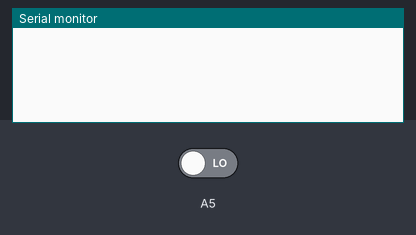
A sketch run on a simulated Arduino Uno, built with avr-gcc and run on an emulated ATmega328P. On the bench: the last lines printed to the serial monitor. Inputs (shaded band) come from the test bench; at power-on: A5 LOW.

Above: at 1.2 s.
1.3 s: A5 driven HIGH
At 1.51 s:
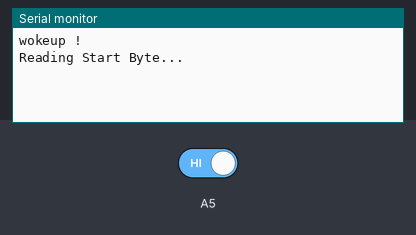
At 2.7 s:
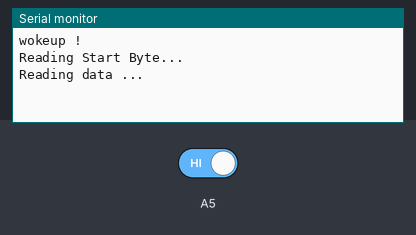

Measured:
- after the input at 1.3 s, the serial monitor: prints a new line at once (image 1)

The sketch:

Reciever.ino
```cpp
#include "Laser_Rx.h"

char data_buff[20];

void setup() {
  Serial.begin(9600);
}

void loop() {
  if(digitalRead(A5)==HIGH){
    Serial.println("wokeup !\n");
    delay(SPEED + (SPEED/4)); // delay to read in the middle of the pulse
    int byteNumber = readStartByte();
    readData(byteNumber);
    Serial.println(data_buff);
    flushBuffer();
  }

}
```

Laser_Rx.cpp
```cpp
#include "Laser_Rx.h"

extern char data_buff[20];

int readStartByte(){
  // Read the start byte and return the number of bytes in the data frame
  int byteNumber = 0;
  Serial.println("Reading Start Byte...");
  for(int i=7; i>=0; i--){
    bitWrite(byteNumber, i,digitalRead(A5));
    //Serial.print(digitalRead(A5)); // for debug
    delay(SPEED);
  }
  //Serial.println(" ");
  return byteNumber;
}

void readData(int byteNumber){

  Serial.println("Reading data ...");
  for(int y=0; y < byteNumber; y++){
    for(int i=0; i <= 7; i++){
      bitWrite(data_buff[y], 7-i, digitalRead(A5));
      //Serial.print(digitalRead(A5));
      delay(SPEED);
    }
    //Serial.println(" ");
  }
}

//***************************
void flushBuffer(){
  for(int i=0; i<20; i++){
    data_buff[i] = 0;
  }
}
```

Laser_Rx.h
```cpp
#ifndef LASER_RX_H
#define LASER_RX_H
#include <Arduino.h>

int readStartByte();
void readData(int byteNumber);
void flushBuffer();

#endif

//***********DEFINE**************
#define SPEED 30  // time to send 1 bit (in ms)
```
